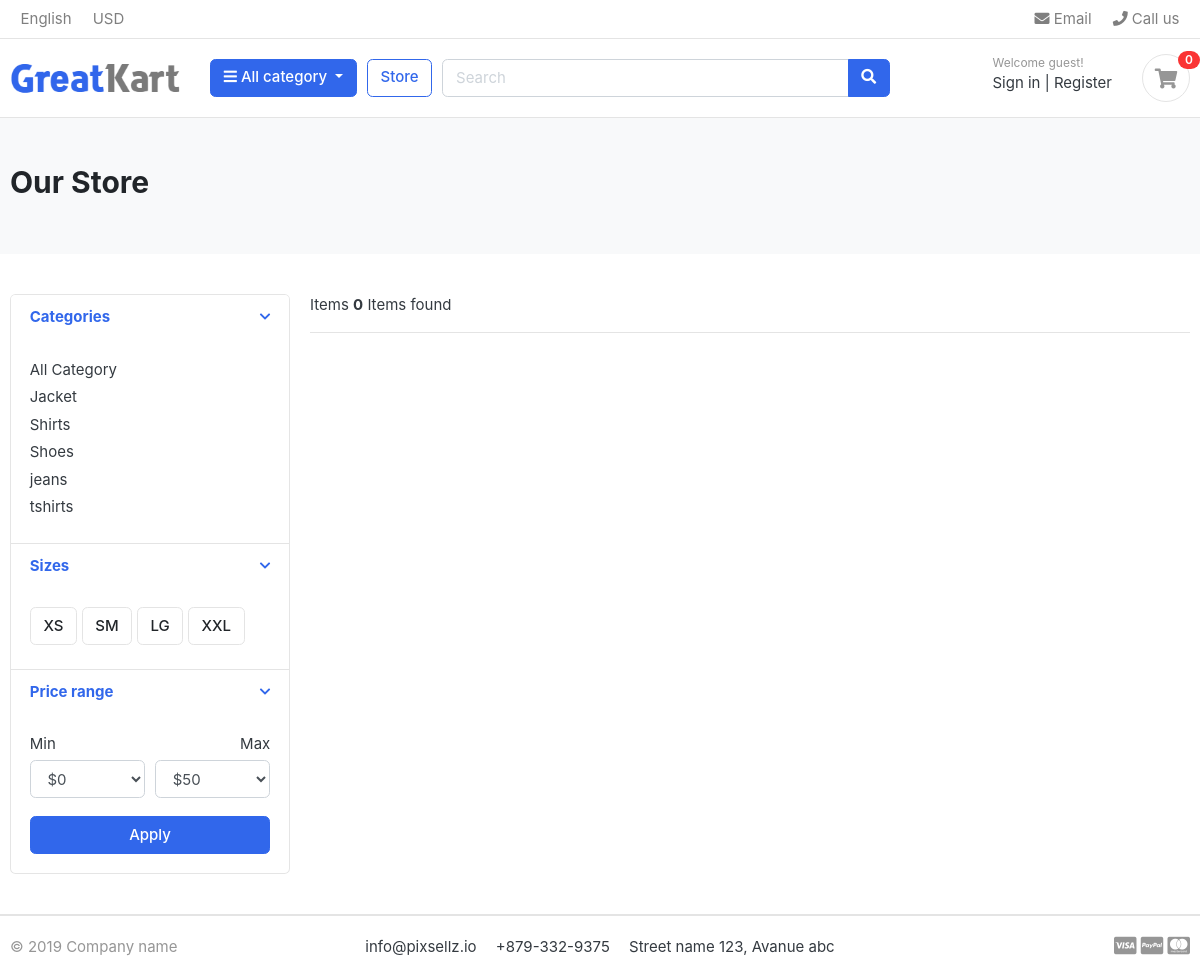
Before: /store/jeans/ with the older database file.
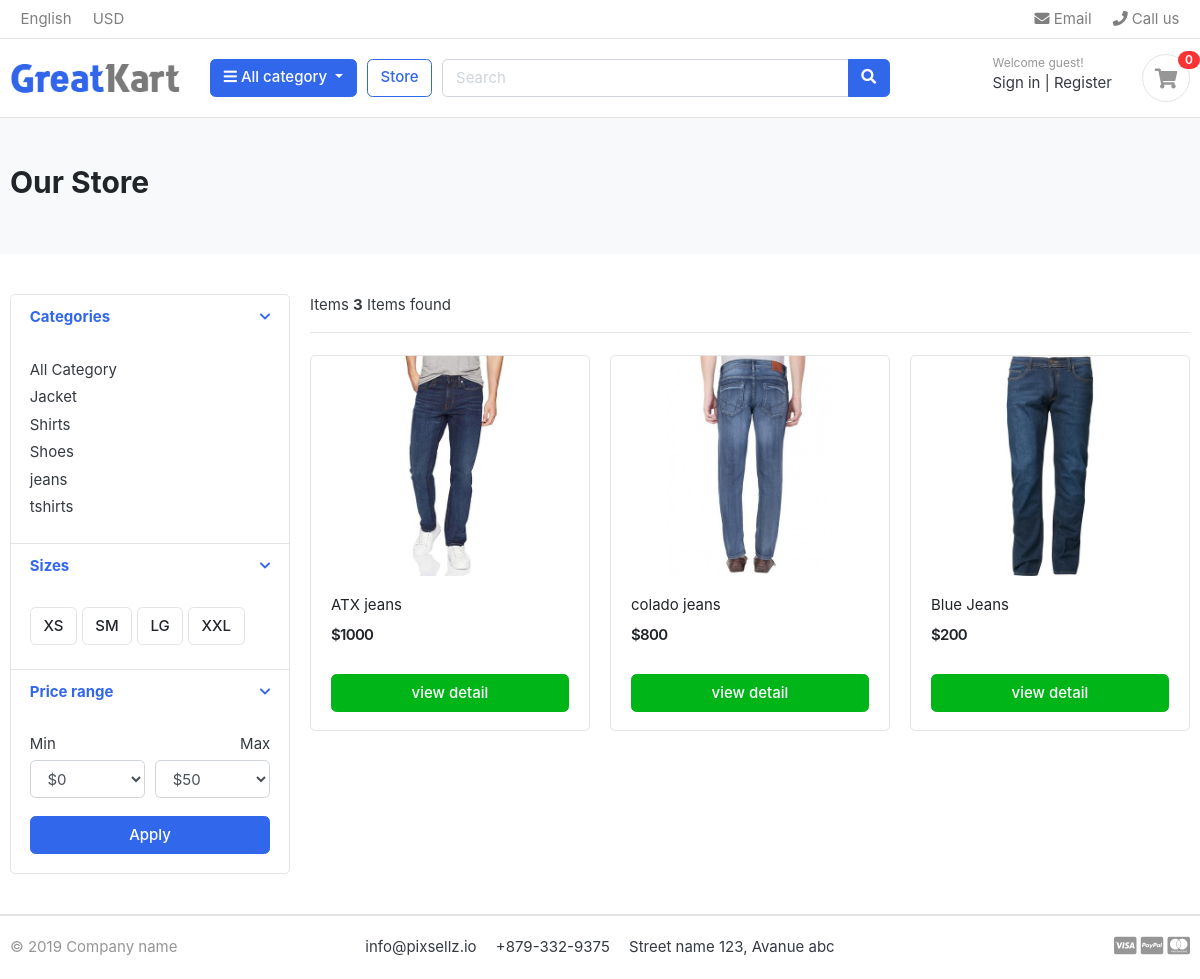
After: the same page with the newer database file.
### category/models.py (models this page shows, shortened)
class Category(models.Model):
    category_name = models.CharField(max_length=50, unique=True)
    slug = models.SlugField(max_length=100, unique=True)
    description = models.CharField(max_length=255)
    cat_image = models.ImageField(upload_to='photos/categories', blank=True)
    class Meta:
        verbose_name='category'
        verbose_name_plural='categories'
    def get_url(self):
        return reverse('products_by_category',args=[self.slug])

### store/models.py (models this page shows, shortened)
class Product(models.Model):
      product_name   =  models.CharField(max_length=200,unique=True)
      slug           =  models.SlugField(max_length=200,unique=True)
      discription    =  models.CharField(max_length=500,blank=True)
      price          =  models.IntegerField()
      stock          =  models.IntegerField()
      image          =  models.ImageField(upload_to='photos/product')
      is_available   =  models.BooleanField(default=True)
      create_date    =  models.DateTimeField(auto_now_add=True)
      update_date    =  models.DateTimeField(auto_now=True)
      category       = models.ForeignKey(Category,on_delete=models.CASCADE)
      def get_url(self):
            return reverse('product_detail',args=[self.category.slug,self.slug])

### store/views.py (the view)
# urls.py: path('store/',include('store.urls')),
def store(request,category_slug=None):
      categories=None
      products=None
      if category_slug!=None:
            categories = get_object_or_404(Category,slug=category_slug)
            product_store= Product.objects.all().filter(category=categories,is_available=True)
            paginator = Paginator(product_store,6)
            page = request.GET.get('page')
            paged_products = paginator.get_page(page)
            product_count = product_store.count()
      else:
           product_store  = Product.objects.all().filter(is_available=True).order_by('id')
           paginator = Paginator(product_store,6)
           page = request.GET.get('page')
           paged_products = paginator.get_page(page)
           product_count = product_store.count()
      context={
            'product_store':paged_products,
            'product_count':product_count,
      }
      return render(request,'stores/store.html',context)

### carts/context_procesore.py (called while the page is built)
def counter(request):
     cart_count = 0
     if 'admin' in request.path:
          return {}
     else:
          try:
            cart      = Cart.objects.filter(cart_id=_cart_id(request))
            cart_items = CartItem.objects.all().filter(cart=cart[0:1])
            for cart_item in cart_items:
                 cart_count += cart_item.quantity
          except Cart.DoesNotExist:
            cart_count = 0
          return dict(cart_count=cart_count)

### carts/views.py (called while the page is built)
def _cart_id(request):
      cart = request.session.session_key
      if not cart:
            cart = request.session.create()
      return cart

### category/context_procesore.py (called while the page is built)
def menu_category_link(request):
      links = Category.objects.all()
      return dict(links=links)

### templates/stores/store.html (shortened to what the changed rows need)
{% extends 'base.html' %}
{% block content %}
      <section class="section-pagetop bg">
      <div class="container">
            <h2 class="title-page">Our Store</h2>
      </div>
      </section>
<section class="section-content padding-y">
      <div class="container">
      <div class="row">
            <aside class="col-md-3">
      <div class="card">
            <article class="filter-group">
                  <div class="filter-content collapse show" id="collapse_1" style="">
                        <div class="card-body">
                              <ul class="list-menu">
                                    {% for category in links %}
                                    <li><a href="{{ category.get_url }}">{{ category.category_name }}</a></li>
                                    {% endfor %}
                              </ul>
                        </div>
                  </div>
            </article>
      </div>
            </aside>
            <main class="col-md-9">
      <header class="border-bottom mb-4 pb-3">
                  <div class="form-inline">
                        <span class="mr-md-auto">Items <b>{{ product_count }}</b> Items found </span>
                  </div>
      </header>
      <div class="row">
            {% for product in product_store %}
            <div class="col-md-4">
                  <figure class="card card-product-grid">
                        <div class="img-wrap">
                              <a href="{{ product.get_url }}"><img src="{{ product.image.url }}"></a>
                        </div>
                        <figcaption class="info-wrap">
                              <div class="fix-height">
                                    <a href="{{ product.get_url }}" class="title">{{ product.product_name }}</a>
                                    <div class="price-wrap mt-2">
                                          <span class="price">${{ product.price}}</span>
                                    </div>
                              </div>
                              <a href="{{ product.get_url }}" class="btn btn-block btn-success">view detail</a>
                        </figcaption>
                  </figure>
            </div>
            {% endfor %}
      </div>
            </main>
      </div>
      </div>
      </section>
{% endblock %}

Changed rows visible on the page:
added Product: image (picture), product_name "ATX jeans", price "1000"
added Product: image (picture), product_name "colado jeans", price "800"
added Product: image (picture), product_name "Blue Jeans", price "200"
Other visible differences:
{{ product_count }}: "0" → "3"
